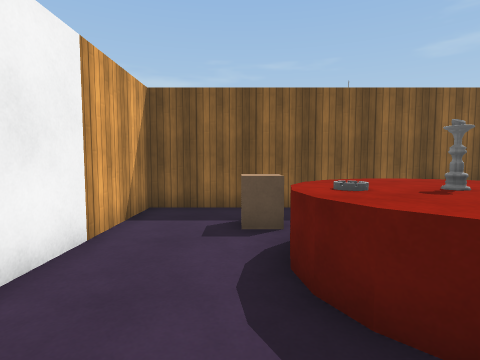
view 1 (above)

22 first-person views from a walk through a scene from a Unity 3-D project. The camera is 1.3 m above the floor, tilts 4° down and sees 80° across. Doors are open. The floor is counted in squares, 1.06 m on a side. Each view is taken from the middle of a square. On the plan, view 1 faces up. The plan holds only what a view shows up to about 13 squares ahead; the rest is blank. The place goes on beyond the plan. The player character is not drawn. Surface patterns are stand-ins for the level's own textures.

view 2
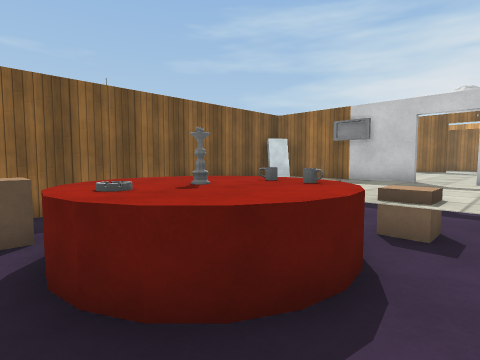

view 3
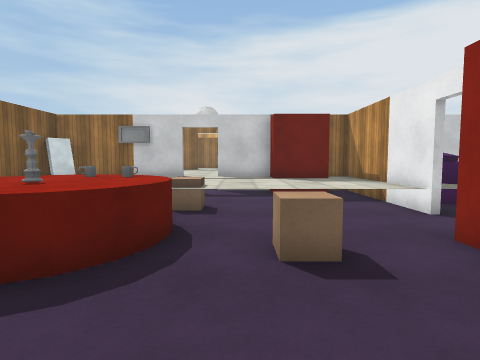

view 4
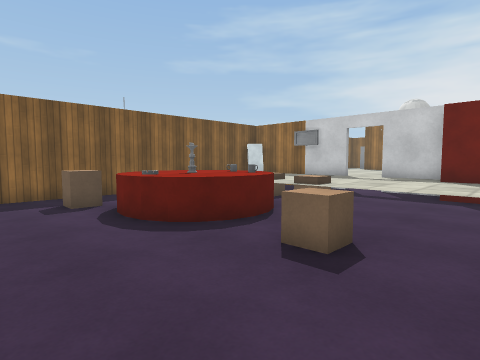

view 5
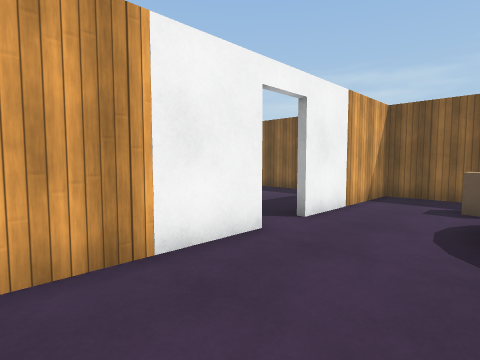

view 6
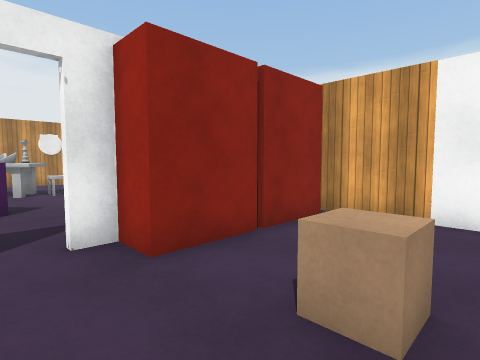

view 7
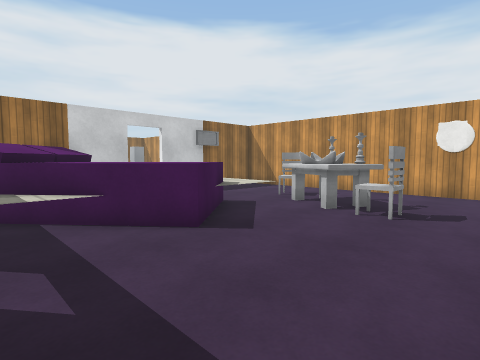

view 8
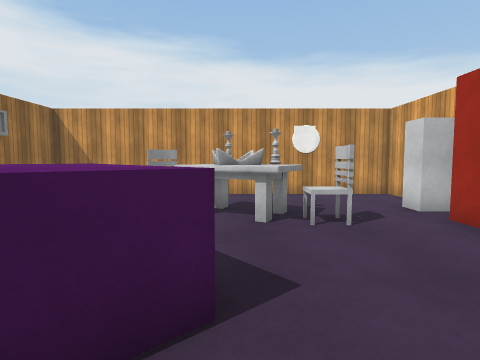

view 9
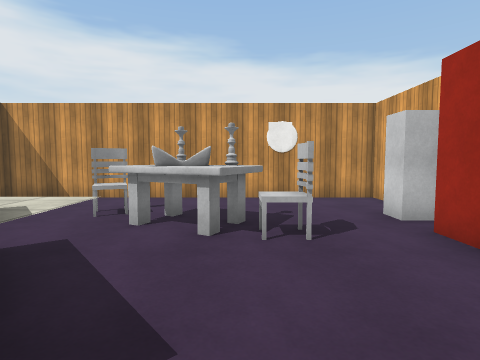

view 10
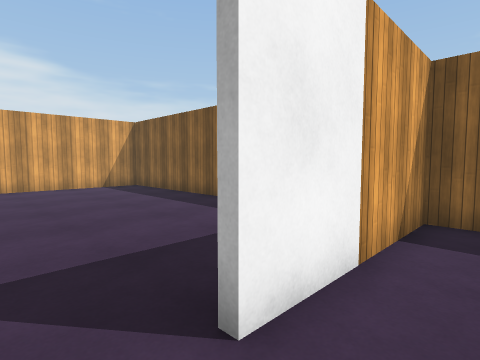

view 11
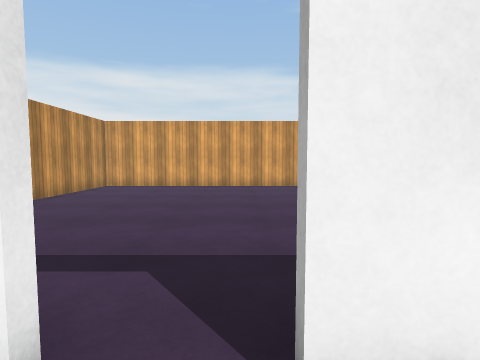

view 12
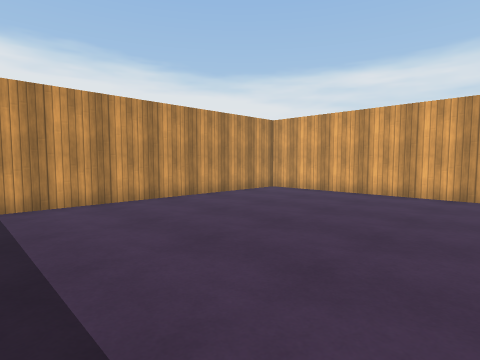

view 13
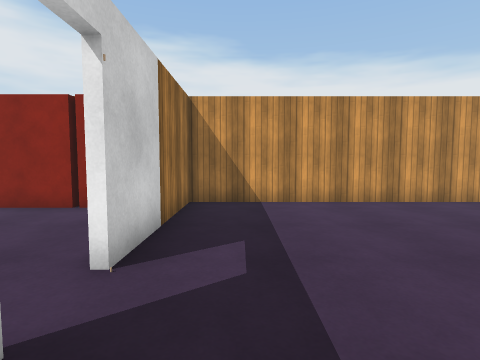

view 14
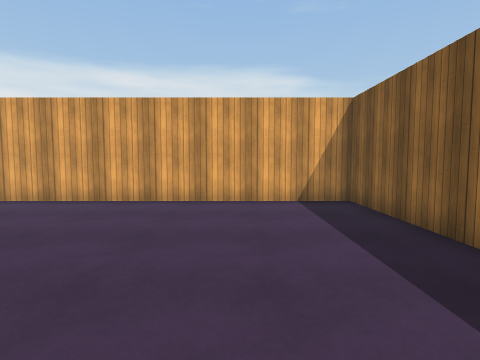

view 15
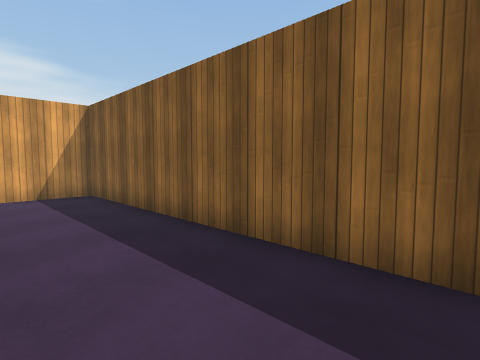

view 16
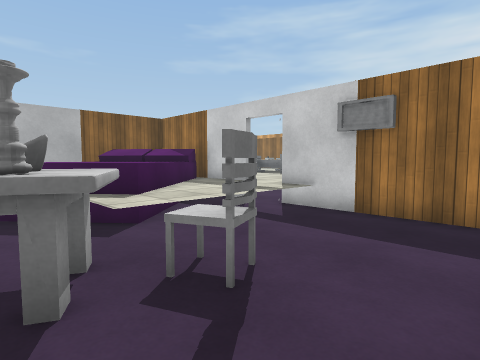

view 17
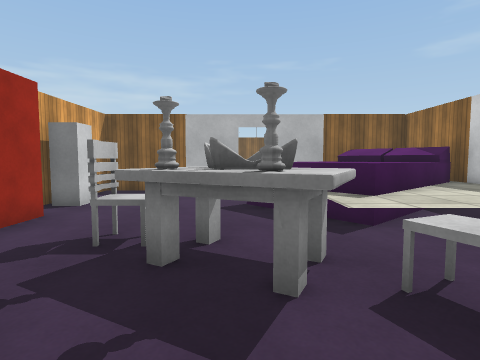

view 18
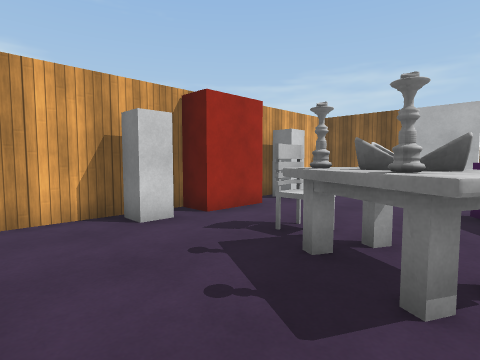

view 19
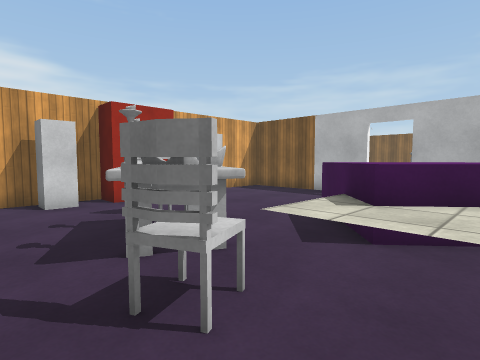

view 20
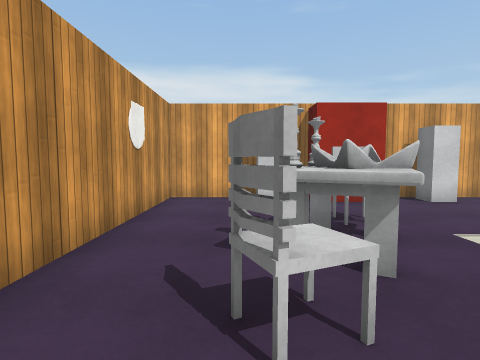

view 21
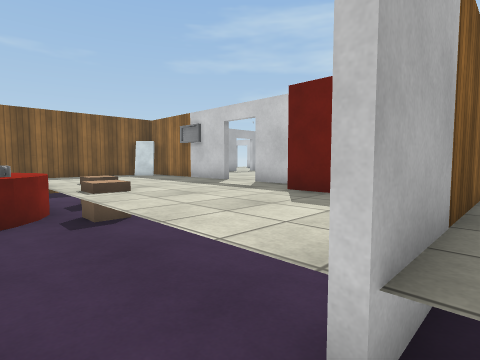

view 22
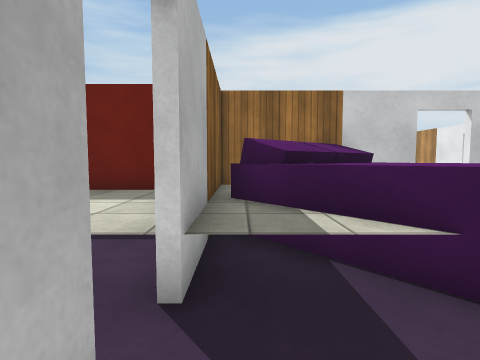

### Floor plan
Key: @ floor where view 1 was taken; # wall or solid block; . floor; D open door; ^ raised ledge; B red block; C chair; T table; G grey block; O other object.
Columns run from 15 left of view 1 to 12 right of it. Each row starts with its distance up from view 1.
  8 ####################
  7 #...........#.....  ^^^^##
  6 #...........#....   ^^ ^^^
  5 #...........#..OO^^ ^^^^^^
  4 #...........#...^^^^^O^^^^ ^
  3 #...........#...OO^^OO^^^^^^
  2 #...........DD..^^^OO^^^^D^^
  1 #...........DD...^^.OO^^^D^^
  0 #...........#..@....^^^^^^
 -1 #...........#....O..^^^^B^
 -2 #...........#.......^^^B
 -3 #...........#.......^^^BB
 -4 #...........##BBBBDD^^^^^^
 -5 #############.......^^#O^^
 -6             #.......^^OO
 -7             #.......^^OOO^
 -8             #G.....^^^^OO^ ^
 -9             #......^^^^^^^^^
-10              B......^^^^^D^
-11              B...C..^^^^^D
-12              B..CCTT^^^^^#
-13              G...TTTC....#
-14             #......TC....#
-15             #............#
-16             #............#
-17             ##############

Positions as (right, up) in squares from view 1, and headings:
1: (0, 0), facing up
2: (0, 0), facing up-right
3: (-2, 0), facing right
4: (-2, -3), facing up-right
5: (1, -3), facing up-left
6: (4, 0), facing down-left
7: (-1, -5), facing down-right
8: (3, -6), facing down
9: (2, -7), facing down
10: (-1, 1), facing up-left
11: (-1, 2), facing left
12: (-4, 4), facing down-left
13: (-4, 4), facing down
14: (-6, 4), facing left
15: (-4, 4), facing up-left
16: (3, -16), facing up-right
17: (3, -16), facing up
18: (4, -16), facing up-left
19: (7, -15), facing up-left
20: (7, -14), facing left
21: (3, -5), facing up-right
22: (2, -5), facing right
